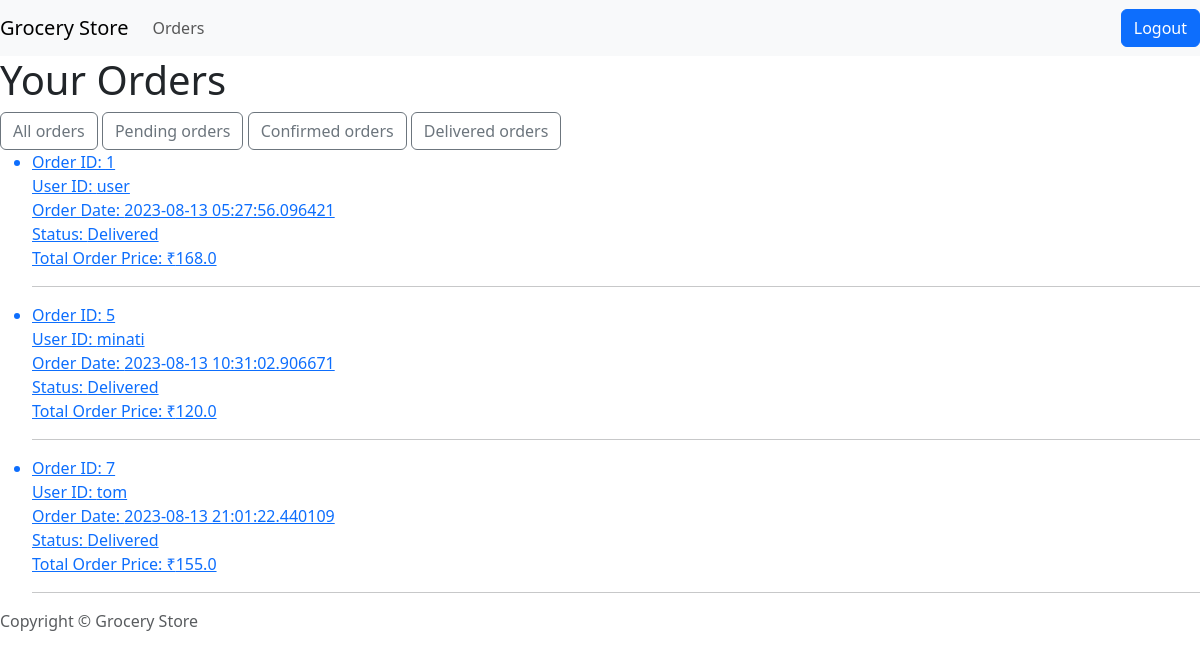
The app's page /admin-orders/delivered (signed in) with its own data.
### dbmodel.py (models this page shows)
class Order(db.Model):
    order_id = db.Column(db.Integer, primary_key=True)
    user_id = db.Column(db.String(20), db.ForeignKey('user.uname'), nullable=False)
    order_date = db.Column(db.DateTime, nullable=False)
    status = db.Column(db.String(50), nullable=False)
    total_order_price = db.Column(db.Float, nullable=False, default=0.0)
    products = db.relationship('Product', secondary='order_products', backref=db.backref('orders', lazy='dynamic'))

### app.py (the view)
@app.route('/admin-orders/delivered')
def deliveredadminorders():
    if 'admin' not in session:
        return redirect('/dashboard')  # Redirect to admin login if not logged in as admin
    all_orders = Order.query.filter_by(status='Delivered').all()
    return render_template('admin_order.html', all_orders=all_orders)

### templates/admin_order.html
{% extends "layout.html" %}
{% block body %}
<h1>Your Orders</h1>
<a href="/admin-orders" class="btn btn-outline-secondary">All orders</a>
<a href="/admin-orders/pending" class="btn btn-outline-secondary">Pending orders</a>
<a href="/admin-orders/confirmed" class="btn btn-outline-secondary">Confirmed orders</a>
<a href="/admin-orders/delivered" class="btn btn-outline-secondary">Delivered orders</a>
{% if all_orders|length<=0 %}
    <p>No such order found!</p>
{% else %}
<ul>
    {% for order in all_orders %}
    <a href="/admin-orders/{{order.order_id}}">
        <li>
            Order ID: {{ order.order_id }}<br>
            User ID: {{ order.user_id }}<br>
            Order Date: {{ order.order_date }}<br>
            Status: {{ order.status }}<br>
            Total Order Price: &#8377;{{ order.total_order_price }}<br>
        </li>
    </a>
    <hr>
    {% endfor %}
</ul>
{% endif %}
{% endblock %}

### records on screen
Order: order_id "1", user_id "user", order_date "2023-08-13 05:27:56.096421", status "Delivered", total_order_price "168.0"
Order: order_id "5", user_id "minati", order_date "2023-08-13 10:31:02.906671", status "Delivered", total_order_price "120.0"
Order: order_id "7", user_id "tom", order_date "2023-08-13 21:01:22.440109", status "Delivered", total_order_price "155.0"
